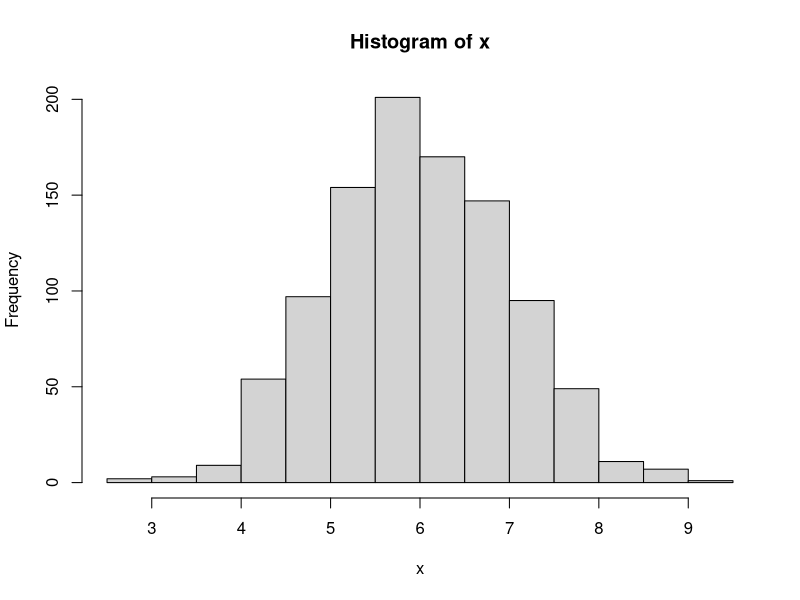
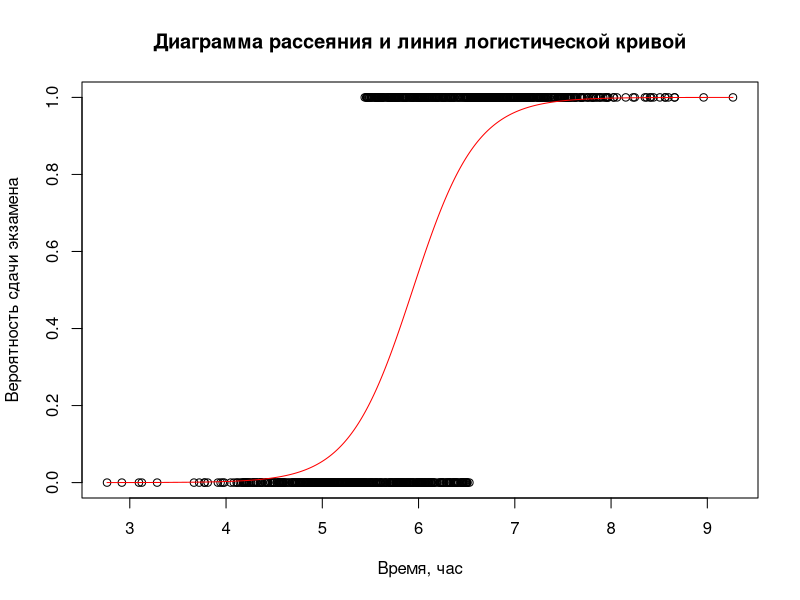

Recreate these plots in R, in order.
# границы области x
leftBoarder <- 2
rightBoarder <- 10
N <- 1000
alpha <- 0.30 # процент чистых концов

# генерация из нормального распределения 1000
# с матожиданием посередине диапазона
# проверено, что нет значений выходящих за границы
# при заданном seed == 0
set.seed(0)
x <- rnorm(N, mean = (rightBoarder + leftBoarder) / 2, sd = 1)
x <- sort(x)
hist(x)

# конструирование вектора откликов
# число чистых значений на каждом конце
NAlpha <- N * alpha
# число чистых значений в концах
NDirty <- N - 2 * NAlpha
y <- c(rep(0, NAlpha), sample(0:1, NDirty,replace=T), rep(1, NAlpha))

# график распределение групп
plot(x, y, xlab = "Время, час", ylab = "Вероятность сдачи экзамена")

# вычисление логистической регрессии
glm.out <- glm(y ~ x, family = binomial(logit))
# вывод в часности коэффициентов логистической регрессии
summary(glm.out)
# построение доверительного интервала для коэффициентов
# с помощью функции правдоподобия
confint(glm.out)

# добавление функции распределения
lines(x, glm.out$fitted, type="l", col="red")
title(main="Диаграмма рассеяния и линия логистической кривой")
